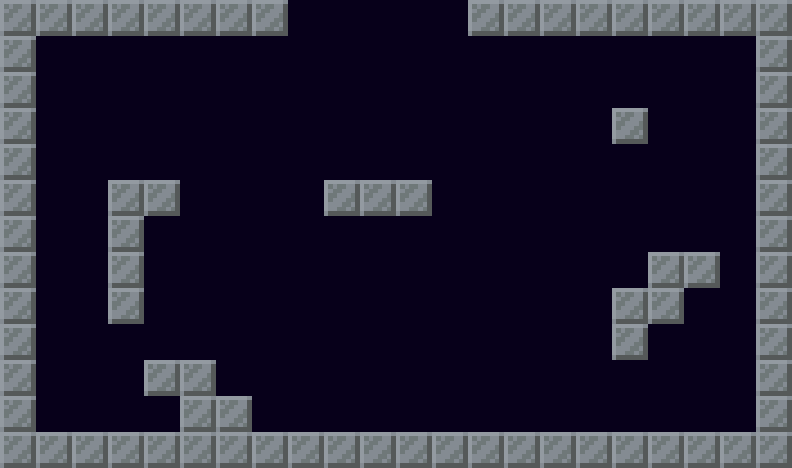

This game map was drawn from its Tiled (.tmx) file and the tilesets committed beside it. A one-line description and the full map source follow:
An orthogonal 22x13 tile map with 36x36 px tiles, 2 tile layers (Background, Walls) and 18 objects (END, Respawn, EnemyRespawn, EnemyPathWay[0]).

<map version="1.10" tiledversion="1.11.0" orientation="orthogonal" renderorder="right-down" width="22" height="13" tilewidth="36" tileheight="36" infinite="0" nextlayerid="5" nextobjectid="28">
 <tileset firstgid="1" name="objects36x36" tilewidth="36" tileheight="36" tilecount="2" columns="2">
  <image source="TileMap/objects36x36.png" width="72" height="36" />
 </tileset>
 <layer id="2" name="Background" width="22" height="13">
  <data encoding="csv">
2,2,2,2,2,2,2,2,2,2,2,2,2,2,2,2,2,2,2,2,0,0,
2,2,2,2,2,2,2,2,2,2,2,2,2,2,2,2,2,2,2,2,0,0,
2,2,2,2,2,2,2,2,2,2,2,2,2,2,2,2,2,2,2,2,0,0,
2,2,2,2,2,2,2,2,2,2,2,2,2,2,2,2,2,2,2,2,0,0,
2,2,2,2,2,2,2,2,2,2,2,2,2,2,2,2,2,2,2,2,0,0,
2,2,2,2,2,2,2,2,2,2,2,2,2,2,2,2,2,2,2,2,0,0,
2,2,2,2,2,2,2,2,2,2,2,2,2,2,2,2,2,2,2,2,0,0,
2,2,2,2,2,2,2,2,2,2,2,2,2,2,2,2,2,2,2,2,0,0,
2,2,2,2,2,2,2,2,2,2,2,2,2,2,2,2,2,2,2,2,0,0,
2,2,2,2,2,2,2,2,2,2,2,2,2,2,2,2,2,2,2,2,0,0,
2,2,2,2,2,2,2,2,2,2,2,2,2,2,2,2,2,2,2,2,0,0,
2,2,2,2,2,2,2,2,2,2,2,2,2,2,2,2,2,2,2,2,0,0,
0,0,0,0,0,0,0,0,0,0,0,0,0,0,0,0,0,0,0,0,0,0
</data>
 </layer>
 <layer id="1" name="Walls" width="22" height="13">
  <data encoding="csv">
1,1,1,1,1,1,1,1,0,0,0,0,0,1,1,1,1,1,1,1,1,1,
1,0,0,0,0,0,0,0,0,0,0,0,0,0,0,0,0,0,0,0,2,1,
1,0,0,0,0,0,0,0,0,0,0,0,0,0,0,0,0,0,0,0,2,1,
1,0,0,0,0,0,0,0,0,0,0,0,0,0,0,0,0,1,0,0,2,1,
1,0,0,0,0,0,0,0,0,0,0,0,0,0,0,0,0,0,0,0,2,1,
1,0,0,1,1,0,0,0,0,1,1,1,0,0,0,0,0,0,0,0,2,1,
1,0,0,1,0,0,0,0,0,0,0,0,0,0,0,0,0,0,0,0,2,1,
1,0,0,1,0,0,0,0,0,0,0,0,0,0,0,0,0,0,1,1,2,1,
1,0,0,1,0,0,0,0,0,0,0,0,0,0,0,0,0,1,1,0,2,1,
1,0,0,0,0,0,0,0,0,0,0,0,0,0,0,0,0,1,0,0,2,1,
1,0,0,0,1,1,0,0,0,0,0,0,0,0,0,0,0,0,0,0,2,1,
1,0,0,0,0,1,1,0,0,0,0,0,0,0,0,0,0,0,0,0,2,1,
1,1,1,1,1,1,1,1,1,1,1,1,1,1,1,1,1,1,1,1,1,1
</data>
 </layer>
 <objectgroup id="3" name="Collisions">
  <object id="7" x="3" y="1" width="34" height="460" />
  <object id="8" x="36" y="432" width="721" height="34" />
  <object id="9" x="755" y="2" width="35" height="466" />
  <object id="10" x="36" y="0" width="252.845" height="36" />
  <object id="13" x="465.879" y="1.95014" width="289.493" height="36" />
  <object id="14" name="END" x="289.446" y="0" width="178.457" height="37.3961" />
  <object id="16" name="Respawn" x="316.371" y="293.934" width="70.3047" height="73.2964" />
  <object id="17" x="645.148" y="249.663" width="76.5929" height="39.7694" />
  <object id="18" x="611.27" y="287.96" width="73.647" height="36.087" />
  <object id="19" x="608.324" y="323.31" width="40.5059" height="36.8235" />
  <object id="20" x="611.27" y="106.052" width="38.2964" height="39.0329" />
  <object id="21" x="318.155" y="178.226" width="116.362" height="36.8235" />
  <object id="22" x="108.261" y="182.645" width="36.087" height="141.402" />
  <object id="23" x="144.348" y="177.489" width="36.8235" height="38.2964" />
  <object id="24" x="144.348" y="358.661" width="71.4376" height="36.8235" />
  <object id="25" x="180.435" y="394.748" width="72.9105" height="37.56" />
  <object id="27" name="Respawn" type="EnemyRespawn" x="608.324" y="165.706" width="63.3364" height="69.9647" />
 </objectgroup>
 <objectgroup id="4" name="EnemyPathWay">
  <object id="12" name="EnemyPathWay[0]" x="183.845" y="67.5651" width="449.501" height="32.1607" />
 </objectgroup>
</map>